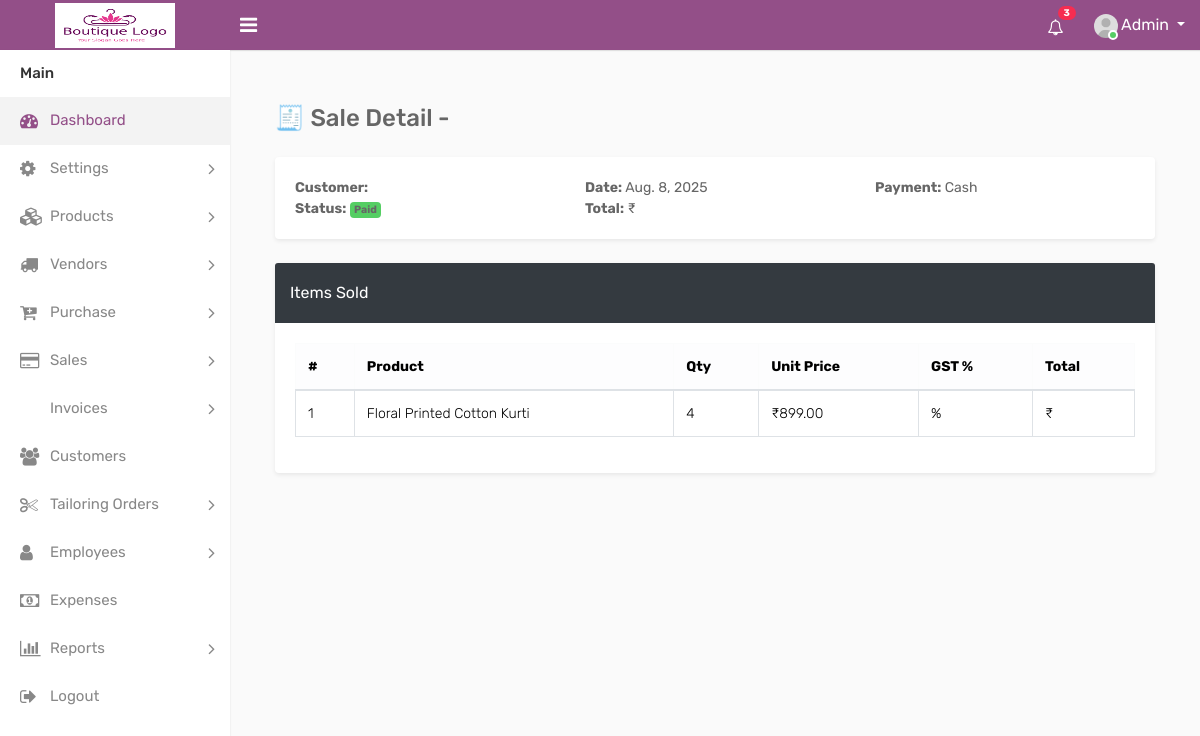
Screenshot of /sale/1/ with the database file from the repository.
### B_App/models.py (models this page shows)
class ShopSettings(models.Model):
    user = models.OneToOneField(User, on_delete=models.CASCADE)
    shop_name = models.CharField(max_length=255)
    address = models.TextField()
    email = models.EmailField()
    phone = models.CharField(max_length=20)
    logo = models.ImageField(upload_to='logos/', blank=True, null=True)
    theme_color = models.CharField(max_length=7, default='#0d6efd')

class Sale(models.Model):
    customer_name = models.ForeignKey(Customer,on_delete=models.CASCADE)
    sale_date = models.DateField(auto_now_add=True)
    payment_mode = models.CharField(max_length=50)
    payment_status = models.CharField(max_length=50)
    notes = models.TextField(blank=True, null=True)
    created_by = models.ForeignKey(User, on_delete=models.SET_NULL, null=True)

class SaleItem(models.Model):
    sale = models.ForeignKey(Sale, on_delete=models.CASCADE)
    product = models.ForeignKey(tbl_Product, on_delete=models.SET_NULL, null=True)
    quantity = models.PositiveIntegerField()
    unit_price = models.DecimalField(max_digits=10, decimal_places=2)
    gst_percentage = models.DecimalField(max_digits=5, decimal_places=2, default=0)

class tbl_Product(models.Model):
    subcategory = models.ForeignKey(tbl_SubCategory, on_delete=models.CASCADE, related_name="products")
    name = models.CharField(max_length=200)
    description = models.TextField(null=True, blank=True)
    price = models.DecimalField(max_digits=10, decimal_places=2)
    stock = models.PositiveIntegerField()
    image = models.ImageField(upload_to="products/", null=True, blank=True)
    status = models.CharField(max_length=10, choices=[('active', 'Active'), ('inactive', 'Inactive')], default='active')
    created_at = models.DateTimeField(auto_now_add=True)
    updated_at = models.DateTimeField(auto_now=True)
    gst_percentage = models.DecimalField(max_digits=5, decimal_places=2, default=0.00)

### B_App/views.py (the view)
# urls.py: path('sale/<int:sale_id>/', sale_detail, name='sale_detail'),
def sale_detail(request, sale_id):
    sale = get_object_or_404(Sale, id=sale_id)
    sale_items = SaleItem.objects.filter(sale=sale)
    return render(request, 'sales/sale_detail.html', {
        'sale': sale,
        'sale_items': sale_items,
    })

### B_App/context_processors.py (called while the page is built)
def global_settings(request):
    shop_settings = ShopSettings.objects.first()
    theme_settings = None
    if request.user.is_authenticated:
        try:
            theme_settings = ThemeSettings.objects.get(user=request.user)
        except ThemeSettings.DoesNotExist:
            theme_settings = None
    return {
        'settings': shop_settings,
        'theme': theme_settings
    }

### templates/sales/sale_detail.html
{% include 'navbar.html' %}
{% block content %}
<div class="container mt-4">
    <h3 class="mb-4">🧾 Sale Detail - {{ sale.invoice_number }}</h3>
    <div class="card shadow-sm mb-4">
        <div class="card-body row">
            <div class="col-md-4"><strong>Customer:</strong> {{ sale.customer.name }}</div>
            <div class="col-md-4"><strong>Date:</strong> {{ sale.sale_date }}</div>
            <div class="col-md-4"><strong>Payment:</strong> {{ sale.payment_mode }}</div>
            <div class="col-md-4"><strong>Status:</strong>
                {% if sale.payment_status == "Paid" %}
                    <span class="badge bg-success">Paid</span>
                {% else %}
                    <span class="badge bg-warning text-dark">Pending</span>
                {% endif %}
            </div>
            <div class="col-md-4"><strong>Total:</strong> ₹{{ sale.total_amount }}</div>
        </div>
    </div>
    <div class="card shadow-sm">
        <div class="card-header bg-dark text-white">Items Sold</div>
        <div class="card-body table-responsive">
            <table class="table table-bordered align-middle">
                <thead class="table-light">
                    <tr>
                        <th>#</th>
                        <th>Product</th>
                        <th>Qty</th>
                        <th>Unit Price</th>
                        <th>GST %</th>
                        <th>Total</th>
                    </tr>
                </thead>
                <tbody>
                    {% for item in sale_items %}
                    <tr>
                        <td>{{ forloop.counter }}</td>
                        <td>{{ item.product.name }}</td>
                        <td>{{ item.quantity }}</td>
                        <td>₹{{ item.unit_price }}</td>
                        <td>{{ item.gst }}%</td>
                        <td>
                            ₹{{ item.quantity|floatformat:2|floatformat:2|add:item.unit_price|floatformat:2 }}
                        </td>
                    </tr>
                    {% endfor %}
                </tbody>
            </table>
        </div>
    </div>
</div>
{% endblock %}

### templates/navbar.html (shortened to what this page needs)
<!DOCTYPE html>
{% load static %}
<html lang="en">
<head>
    <link rel="stylesheet" type="text/css" href="{% static 'assets/css/bootstrap.min.css' %}">
    <link rel="stylesheet" type="text/css" href="{% static 'assets/css/font-awesome.min.css' %}">
    <link rel="stylesheet" type="text/css" href="{% static 'assets/css/style.css' %}">
</head>
<body>
    <div class="main-wrapper">
        <div class="header" style="background-color:{{settings.theme_color}}">
			<div class="header-left">
				<a href="/dashboard/" class="logo">
                    {% if settings.logo %}
				<img src="{{settings.logo.url}}" width="120" height="45" alt="">
                    {%else %}<span>Your Logo</span>
                    {% endif %}
				</a>
			</div>
			<a id="toggle_btn" href="javascript:void(0);"><i class="fa fa-bars"></i></a>
            <ul class="nav user-menu float-right">
                <li class="nav-item dropdown d-none d-sm-block">
                    <a href="#" class="dropdown-toggle nav-link" data-toggle="dropdown"><i class="fa fa-bell-o"></i> <span class="badge badge-pill bg-danger float-right">3</span></a>
                </li>
                <li class="nav-item dropdown has-arrow">
                    <a href="#" class="dropdown-toggle nav-link user-link" data-toggle="dropdown">
                        <span class="user-img">
							<img class="rounded-circle" src="{% static 'assets/img/user.jpg' %}" width="24" alt="Admin">
							<span class="status online"></span>
						</span>
						<span>Admin</span>
                    </a>
                </li>
            </ul>
        </div>
        <div class="sidebar" id="sidebar">
    <div class="sidebar-inner slimscroll">
        <div id="sidebar-menu" class="sidebar-menu">
            <ul>
                <li class="menu-title">Main</li>
                <li class="active">
                    <a href="{% url 'dashboard' %}"><i class="fa fa-dashboard"></i> <span>Dashboard</span></a>
                </li>
<li class="submenu">
                    <a href="#"><i class="fa fa-cog"></i> <span> Settings </span> <span class="menu-arrow"></span></a>
                </li>
                <li class="submenu">
    <a href="#"><i class="fa fa-cubes"></i> <span> Products </span> <span class="menu-arrow"></span></a>
</li>
                <li class="submenu">
    <a href="#"><i class="fa fa-truck"></i> <span> Vendors </span> <span class="menu-arrow"></span></a>
</li>
                <li class="submenu">
    <a href="#"><i class="fa fa-cart-plus"></i> <span> Purchase </span> <span class="menu-arrow"></span></a>
</li>
                <li class="submenu">
    <a href="#"><i class="fa fa-credit-card"></i> <span> Sales </span> <span class="menu-arrow"></span></a>
</li>
                <li class="submenu">
    <a href="#"><i class="fa fa-file-invoice"></i> <span> Invoices </span> <span class="menu-arrow"></span></a>
</li>
                <li>
                    <a href="{% url 'customers' %}"><i class="fa fa-users"></i> <span>Customers</span></a>
                </li>
                <li class="submenu">
                    <a href="#"><i class="fa fa-scissors"></i> <span> Tailoring Orders </span> <span class="menu-arrow"></span></a>
                </li>
                <li class="submenu">
                    <a href="#"><i class="fa fa-user"></i> <span> Employees </span> <span class="menu-arrow"></span></a>
                </li>
                <li>
                    <a href="{% url 'expenses' %}"><i class="fa fa-money"></i> <span>Expenses</span></a>
                </li>
                <li class="submenu">
                    <a href="#"><i class="fa fa-bar-chart"></i> <span> Reports </span> <span class="menu-arrow"></span></a>
                </li>
                <li>
                    <a href="{% url 'logout' %}"><i class="fa fa-sign-out"></i> <span>Logout</span></a>
                </li>
            </ul>
        </div>
    </div>
</div>
        <div class="page-wrapper">
            <div class="content">
</body>
</html>

### rows the page displays
ShopSettings: logo (picture)
Sale: sale_date "Aug. 8, 2025", payment_mode "Cash"
SaleItem: product.name "Floral Printed Cotton Kurti", quantity "4", unit_price "899.00"
